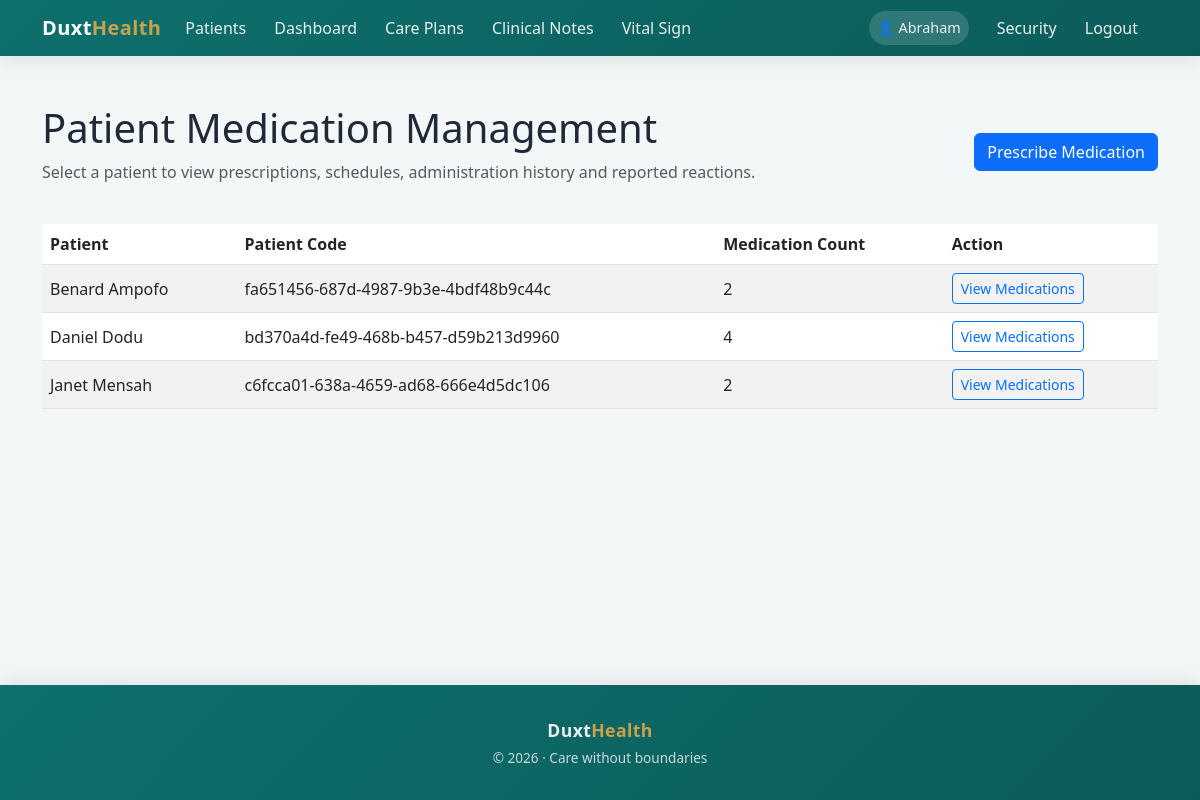
The page /medicationsheets/ (signed in) on the database its author committed.
### homecare/models.py (models this page shows, shortened)
class Patient(models.Model):
    user = models.OneToOneField(
        settings.AUTH_USER_MODEL,
        on_delete=models.CASCADE,
        related_name="patient_profile",
        null=True,
        blank=True,
        help_text="Login account for the patient. Must NOT be a staff account."
    )
    first_name = models.CharField(max_length=100)
    last_name = models.CharField(max_length=100)
    other_name = models.CharField(max_length=100, blank=True, null = True)
    date_of_birth = models.DateField()
    GENDER_CHOICES = [
        ('M', 'Male'),
        ('F', 'Female'),
        ('O', 'Other')
    ]
    gender = models.CharField(max_length=1, choices=GENDER_CHOICES)
    MARITAL_STATUS_CHOICES = [
        ('single', 'Single'),
        ('married', 'Married'),
        ('divorced', 'Divorced'),
        ('widowed', 'Widowed'),
    ]
    contact_phone = models.CharField(max_length=20)
    address = models.TextField()
    nationality = models.CharField(max_length=100, default='Ghana')
    primary_language = models.CharField(max_length=100, blank=True, null = True)
    diagnosis = models.CharField(max_length=1000, null=True, blank=True)
    diagnosis_summary = models.TextField(null=True, blank=True)
    blood_group = models.CharField(max_length=20, blank=True, null = True)
    genotype = models.CharField(max_length=20, blank=True, null = True)
    medical_history = models.TextField(null = True, blank = True)
    patient_code = models.UUIDField(
        default=uuid.uuid4,
        editable=False,
        unique=True
    )
    created_at = models.DateTimeField(default=timezone.now)
    is_active = models.BooleanField(default=True)
    is_flagged = models.BooleanField(default=False)
    admin_notes = models.TextField(blank=True)
    from datetime import date

### homecare/views.py (the view)
# urls.py: path('medicationsheets/', views.medicationsheet_list, name='medicationsheet_list'),
@login_required
@role_required(["admin", "nurse", "doctor"])
def medicationsheet_list(request):
    meds = _visible_medications_for_user(request.user)
    patients = (
        get_visible_patients(request.user)
        .filter(medications__in=meds)
        .distinct()
        .order_by("first_name", "last_name")
    )
    return render(
        request,
        "homecare/medicationsheet_list.html",
        {
            "meds": meds,
            "patients": patients,
        },
    )

### homecare/utils/access.py (called while the page is built)
def get_visible_patients(user):
    if not user or not user.is_authenticated:
        return Patient.objects.none()
    if not hasattr(user, "healthprofessional"):
        return Patient.objects.none()
    hp = user.healthprofessional
    base_queryset = Patient.objects.filter(is_active=True)
    if hp.role == "admin":
        return base_queryset
    if hp.role in ["doctor", "nurse", "caregiver"]:
        return base_queryset.filter(
            assignments__professional=hp
        ).distinct()
    return Patient.objects.none()

### homecare/views.py (called while the page is built)
def _visible_medications_for_user(user):
    visible_patients = get_visible_patients(user)
    return (
        MedicationSheet.objects
        .filter(patient__in=visible_patients)
        .select_related("patient", "care_plan", "created_by")
        .distinct()
    )

### homecare/templates/homecare/medicationsheet_list.html
{% extends "bases.html" %}
{% block content %}
<div class="container py-4">
    <div class="d-flex justify-content-between align-items-center flex-wrap gap-2 mb-4">
        <div>
            <h1>Patient Medication Management</h1>
            <p class="text-muted">
                Select a patient to view prescriptions, schedules,
                administration history and reported reactions.
            </p>
        </div>
        <a href="{% url 'homecare:medicationsheet_create' %}"
           class="btn btn-primary">
            Prescribe Medication
        </a>
    </div>
    <div class="table-responsive">
        <table class="table table-striped table-hover align-middle">
            <thead>
                <tr>
                    <th>Patient</th>
                    <th>Patient Code</th>
                    <th>Medication Count</th>
                    <th>Action</th>
                </tr>
            </thead>
            <tbody>
                {% for patient in patients %}
                <tr>
                    <td>
                        {{ patient.first_name }} {{ patient.last_name }}
                    </td>
                    <td>{{ patient.patient_code|default:"—" }}</td>
                    <td>{{ patient.medications.count }}</td>
                    <td>
                        <a href="{% url 'homecare:patient_medications' patient.id %}"
                           class="btn btn-sm btn-outline-primary">
                            View Medications
                        </a>
                    </td>
                </tr>
                {% empty %}
                <tr>
                    <td colspan="4" class="text-center py-4">
                        No patients with medication records were found.
                    </td>
                </tr>
                {% endfor %}
            </tbody>
        </table>
    </div>
</div>
{% endblock %}

### templates/bases.html (shortened to what this page needs)
<!DOCTYPE html>
<html lang="en">
<head>
  <link href="https://cdn.jsdelivr.net/npm/bootstrap@5.3.0/dist/css/bootstrap.min.css" rel="stylesheet" />
</head>
<body>
<nav class="navbar navbar-expand-lg navbar-dark">
  <div class="container">
    <a class="navbar-brand" href="{% url 'homecare:home' %}">
      Duxt<span>Health</span>
    </a>
    <div class="collapse navbar-collapse" id="navbarNav">
      <ul class="navbar-nav">
        <li class="nav-item">
          <a class="nav-link" href="{% url 'homecare:patient_list' %}">Patients</a>
        </li>
        <li class="nav-item">
          <a class="nav-link" href="{% url 'homecare:homecare_home' %}">Dashboard</a>
        </li>
        <li class="nav-item">
          <a class="nav-link" href="{% url 'homecare:careplan_list' %}">Care Plans</a>
        </li>
        <li class="nav-item">
          <a class="nav-link" href="{% url 'homecare:doctornote_list' %}">Clinical Notes</a>
        </li>
        <li class="nav-item">
          <a class="nav-link" href="{% url 'homecare:vitalsign_list' %}">Vital Sign</a>
        </li>
      </ul>
      <ul class="navbar-nav ms-auto align-items-lg-center">
        {% if user.is_authenticated %}
          <li class="nav-item me-2">
            <span class="nav-link user-badge">👤 {{ user.first_name|capfirst }}</span>
          </li>
          <li class="nav-item">
            <a class="nav-link" href="{% url 'password_change' %}">Security</a>
          </li>
          <li class="nav-item">
            <a class="nav-link" href="{% url 'logout' %}">Logout</a>
          </li>
        {% endif %}
      </ul>
    </div>
  </div>
</nav>
<main class="container my-4">
  {% block content %}{% endblock %}
</main>
<footer class="footer text-center">
  <div class="container">
    <p class="mb-1 footer-brand">
      Duxt<span>Health</span>
    </p>
    <p class="footer-tagline mb-0">
      © 2026 · Care without boundaries
    </p>
  </div>
</footer>
</body>
</html>

### templates/bases.html (style rules this page uses)
:root { --duxt-primary: #0E6F6C; --duxt-secondary: #7ED6C2; --duxt-gold: #C9A24D; --duxt-dark: #1F2937; --duxt-bg: #f4f7f8; --duxt-gradient: linear-gradient(135deg, #0E6F6C, #0b5c59); }
body { font-family: "Segoe UI", system-ui, -apple-system, BlinkMacSystemFont, sans-serif; background-color: var(--duxt-bg); color: var(--duxt-dark); min-height: 100vh; display: flex; flex-direction: column; }
.navbar { background: var(--duxt-gradient); box-shadow: 0 6px 18px rgba(0,0,0,.08); }
.navbar-brand { font-weight: 700; font-size: 1.25rem; letter-spacing: 0.4px; }
.navbar-brand span { color: var(--duxt-gold); }
.nav-link { color: rgba(255,255,255,.9) !important; font-weight: 500; margin-right: 12px; transition: color .2s ease; }
.user-badge { background: rgba(255,255,255,.15); padding: 6px 14px; border-radius: 20px; font-size: 0.9rem; }
main.container { max-width: 1200px; flex: 1; }
footer.footer { background: var(--duxt-gradient); color: rgba(255,255,255,.9); padding: 2rem 0; box-shadow: 0 -6px 18px rgba(0,0,0,.08); }
.footer-brand { font-weight: 700; font-size: 1.1rem; letter-spacing: 0.4px; }
.footer-brand span { color: var(--duxt-gold); }
.footer-tagline { font-size: 0.85rem; opacity: 0.85; }

### rows shown on the page
Patient: first_name "Benard", last_name "Ampofo", patient_code "fa651456-687d-4987-9b3e-4bdf48b9c44c", medications.count "2"
Patient: first_name "Daniel", last_name "Dodu", patient_code "bd370a4d-fe49-468b-b457-d59b213d9960", medications.count "4"
Patient: first_name "Janet", last_name "Mensah", patient_code "c6fcca01-638a-4659-ad68-666e4d5dc106", medications.count "2"

### other values the page prints
{{ user.first_name|capfirst }} "Abraham"
